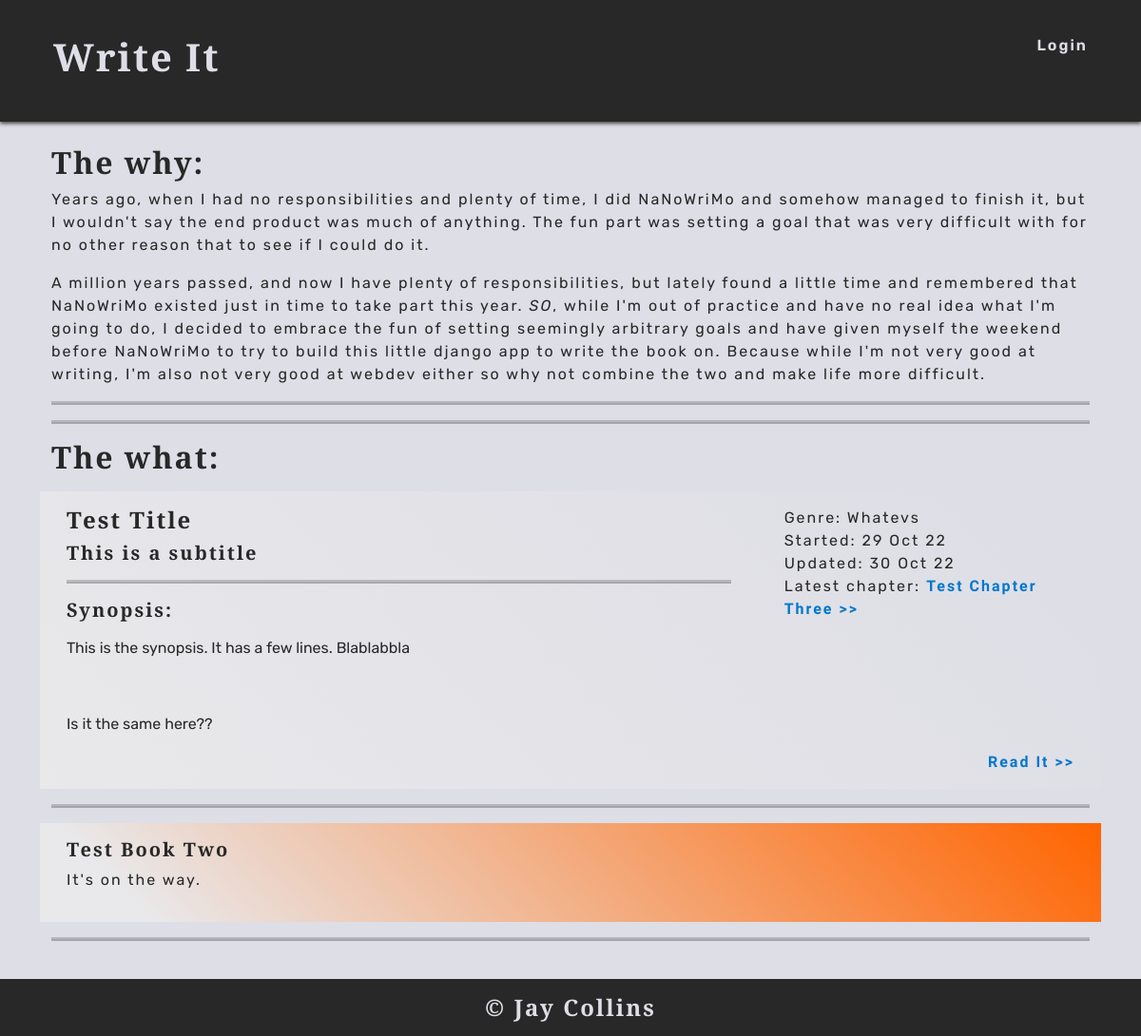
Before: / with the older database file.
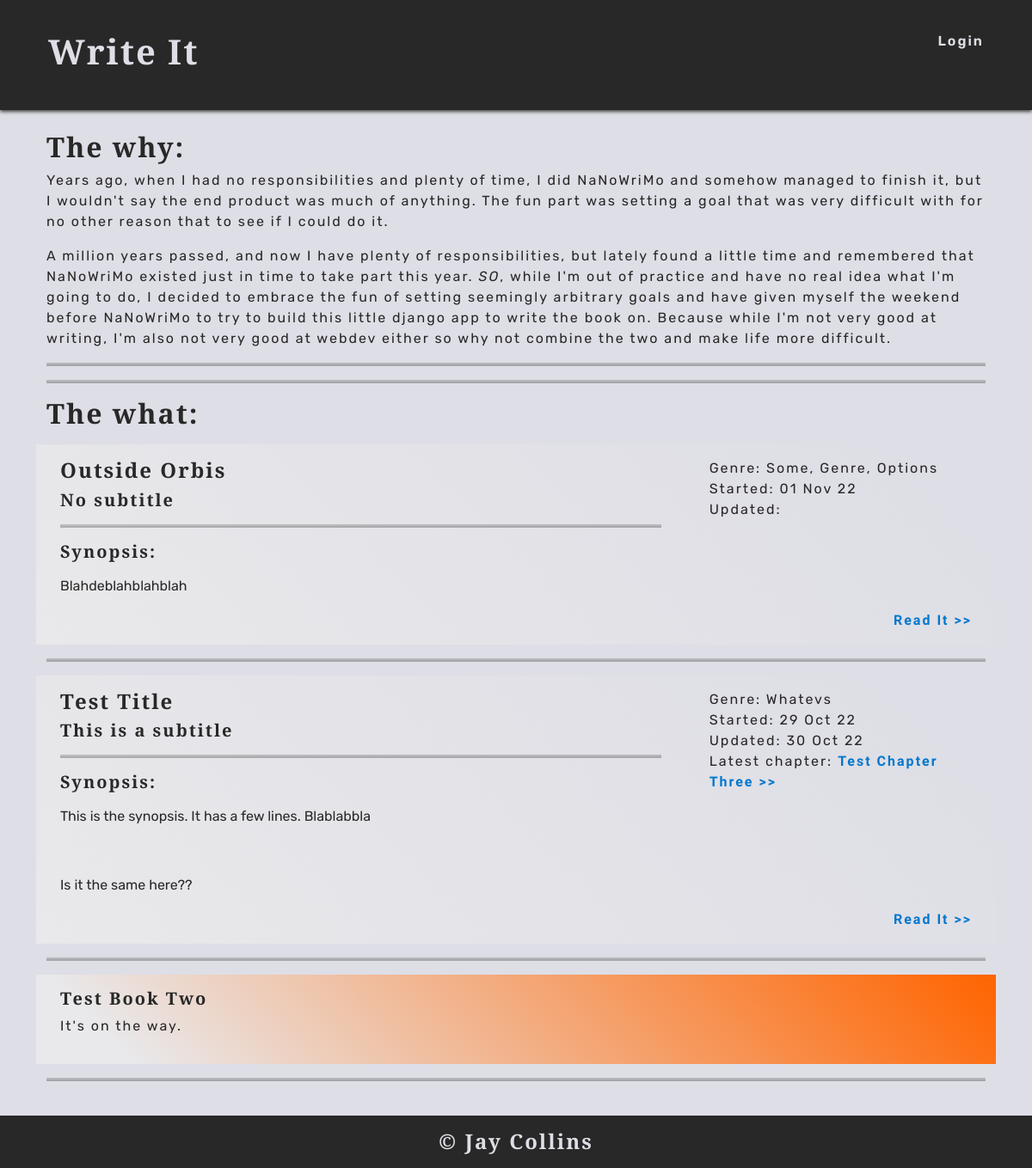
After: the same page with the newer database file.
### write/models.py (models this page shows, shortened)
class Book(models.Model):
    creator = models.ForeignKey(Account, on_delete=models.SET_NULL, null=True)
    title = models.CharField(max_length=80, unique=True)
    subtitle = models.CharField(max_length=120, null=True, blank=True)
    slug = models.SlugField(max_length=80, unique=True)
    genre = models.CharField(max_length=80, null=True, blank=True)
    synopsis = models.TextField(blank=True)
    created_on = models.DateField(auto_now_add=True)
    edited_on = models.DateField(auto_now=True)
    status = models.IntegerField(choices=STATUS, default=0)
    class Meta:
        ordering = ['-status', '-created_on']

class Chapter(models.Model):
    book = models.ForeignKey(Book, on_delete=models.SET_NULL, null=True, related_name='chapter')
    title = models.CharField(max_length=40)
    subtitle = models.CharField(max_length=80, null=True, blank=True)
    slug = models.SlugField(max_length=40, unique=True)
    content = models.TextField()
    wordcount = models.IntegerField(default=0)
    created_on = models.DateField(auto_now_add=True)
    edited_on = models.DateField(auto_now=True)
    status = models.IntegerField(choices=STATUS, default=0)
    class Meta:
        ordering = ['created_on']
        get_latest_by = ['created_on']
    def __str__(self):
        return self.title

### write/views.py (the view)
# urls.py: path('', views.home, name='home'),
def home(request):
    book_list = Book.objects.all()
    template_name = 'write/index.html'
    context = {
        'book_list': book_list,
        }
    return render(request, template_name, context)

### write/templates/write/index.html (shortened to what this page needs)
{% extends 'base.html' %}
{% load static %}
{% block content %}
<section class="container-fluid">
    <div class="col-12">
        <h1 class="headings">The why:</h1>
        <p>
            Years ago, when I had no responsibilities and plenty of time, I did NaNoWriMo and somehow managed to finish
            it, but
            I wouldn't say the end product was much of anything. The fun part was setting a goal that was very difficult
            with for
            no other reason that to see if I could do it.
        </p>
        <p>
            A million years passed, and now I have plenty of responsibilities, but lately found a little time and
            remembered that NaNoWriMo existed
            just in time to take part this year. <em>SO</em>, while I'm out of practice and have no real idea what I'm
            going to do, I decided
            to embrace the fun of setting seemingly arbitrary goals and have given myself the weekend before NaNoWriMo
            to try to
            build this little django app to write the book on. Because while I'm not very good at writing, I'm also not
            very good at
            webdev either so why not combine the two and make life more difficult.
        </p>
        <hr>
        <hr>
    </div>
</section>
<section class="container-fluid">
    <div class="col-12">
        <h1 class="headings">The what:</h1>
        {% for book in book_list %}
        {% if book.status == 1 %}
        <div class="row my-3 book-card">
            <div class="col-md-8">
                <h2 class="headings subheadings">{{ book.title }}</h2>
                {% if book.subtitle %}
                <h3 class="subtitle">{{ book.subtitle }}</h3>
                {% endif %}
                <hr>
                <div>
                    <h3 class="subtitle">Synopsis:</h3>
                    <div class="ltr-space">
                    <p>
                        {{ book.synopsis|safe }}
                    </p>
                    </div>
                </div>
            </div>
            <div class="col-md-4">
                <ul>
                    <li>Genre: {{ book.genre }}</li>
                    <li>Started: {{ book.created_on|date:"d M y" }}</li>
                    <li>Updated: {{ book.chapter.latest.created_on|date:"d M y" }}</li>
                    {% if book.chapter.latest %}
                    <li>Latest chapter: <a class="wrt-link" href="{% url 'chapter' slug=book.chapter.latest.slug %}">{{ book.chapter.latest}} >></a></li>
                    {% endif %}
                </ul>
            </div>
            <div>
                <a class="wrt-link float-end" href="{% url 'book' slug=book.slug %}">Read It >></a>
            </div>
        </div>
        {% elif book.status == 0 %}
        <div class="row book-card upcoming">
            <h2 class="subtitle">{{ book.title }}</h2>
            <p>It's on the way.</p>
        </div>
        {% endif %}
        <hr>
        {% empty %}
        <p>No books yet!</p>
        {% endfor %}
    </div>
</section>
{% endblock %}

### templates/base.html (shortened to what this page needs)
{% load static %}
<!DOCTYPE html>
<html lang="en">
<head>
    <link href="https://cdn.jsdelivr.net/npm/bootstrap@5.2.2/dist/css/bootstrap.min.css" rel="stylesheet">
    <link rel="stylesheet" href="{% static 'css/style.css' %}">
</head>
<body class="d-flex flex-column h-100">
    {% include 'includes/header.html' %}
    <main class="container-md my-4">
        {% block content %}
        {% endblock content %}
    </main>
    {% include 'includes/footer.html' %}
</body>
</html>

### templates/includes/header.html (shortened to what this page needs)
<header>
    <nav class="nav-style container-fluid">
            <div class="col-12 d-flex justify-content-between">
                <div class="col headings">
                    <h1><a class="nav-links" href="{% url 'home' %}">Write It</a></h1>
                </div>
                <div>
                    {% if not user.is_authenticated %}
                    <a class="nav-links" href="{% url 'accounts:login' %}">Login</a>
                    {% endif %}
                </div>
            </div>
    </nav>
</header>

### templates/includes/footer.html
<footer class="footer mt-auto">
    <div class="container-md my-3">
        <div class="text-center">
        <h1 class="headings subheadings">
            &copy; Jay Collins
        </h1>
        </div>
    </div>
</footer>

### static/css/style.css (style rules this page uses)
:root { --site-black: #282828; --site-dark-grey: #424242; --site-light-grey: #dedee6; --site-white: #e9e8ea; --site-dark-blue: #0077cc; --site-light-blue: #0095ff; --site-dark-orange: #cc5500; --site-light-orange: #ff6400; }
html { height: 100%; }
body { font-family: 'Rubik', sans-serif; font-size: 1rem; color: var(--site-black); letter-spacing: 2px; background-color: var(--site-light-grey); }
.headings { font-family: 'Merriweather', serif; font-size: 2rem; font-weight: 800; }
.subheadings { font-size: 1.5rem; }
.subtitle { font-family: 'Merriweather', serif; font-size: 1.25rem; font-weight: 600; }
.ltr-space { letter-spacing: 0; }
li { list-style: none; }
a { text-decoration: none; }
.nav-links { cursor: pointer; display: inline-block; padding: 0.25rem 0.5rem; margin: 1rem; color: var(--site-light-grey); font-weight: 600; border-radius: 4px; transition: all 0.8s linear; }
.wrt-link { font-family: 'Electrolize', sans-serif; color: var(--site-dark-blue); font-weight: 800; transition: all .5s linear; }
.nav-style { background-color: var(--site-black); color: var(--site-light-grey); padding: 1em 2em; box-shadow: 0 2px 4px 0 var(--site-dark-grey); }
.book-card { padding: 1em; background-image: linear-gradient(225deg, var(--site-light-grey) 10%, var(--site-white)); }
.upcoming { background-image: linear-gradient(45deg, var(--site-white) 10%, var(--site-light-orange)); }
hr { border-top: 4px ridge var(--site-dark-grey); }
footer { background-color: var(--site-black); color: var(--site-light-grey); }

Changed rows visible on the page:
added Book: title "Outside Orbis", subtitle "No subtitle", synopsis "Blahdeblahblahblah", genre "Some, Genre, Options", created_on "01 Nov 22"
